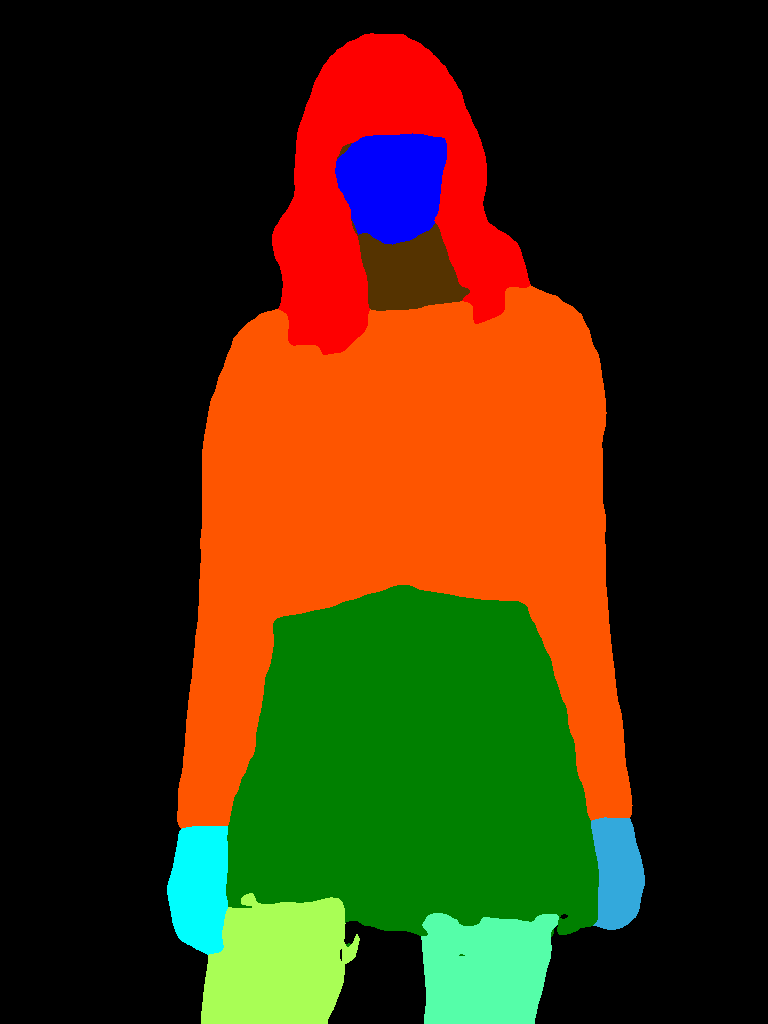
#> input picture person-seg/image_segmentation/human_part_segmentation/output/0.png, 768 x 1024 px
$ python palette.py
#> lines starting #> are read from the running program, lines starting #| are printed output that depends on the picture; after the words box and inside, x2 and y2 are one past the last pixel; in counts of white or black regions, pixels touching at a corner belong together
from PIL import Image
import numpy as np

img0 = Image.open('./output/0.png')
#> img0 is the input picture: PIL image 768x1024 P; mean R, G, B 63.3, 44.7, 11
img1 = Image.open('sample.png')
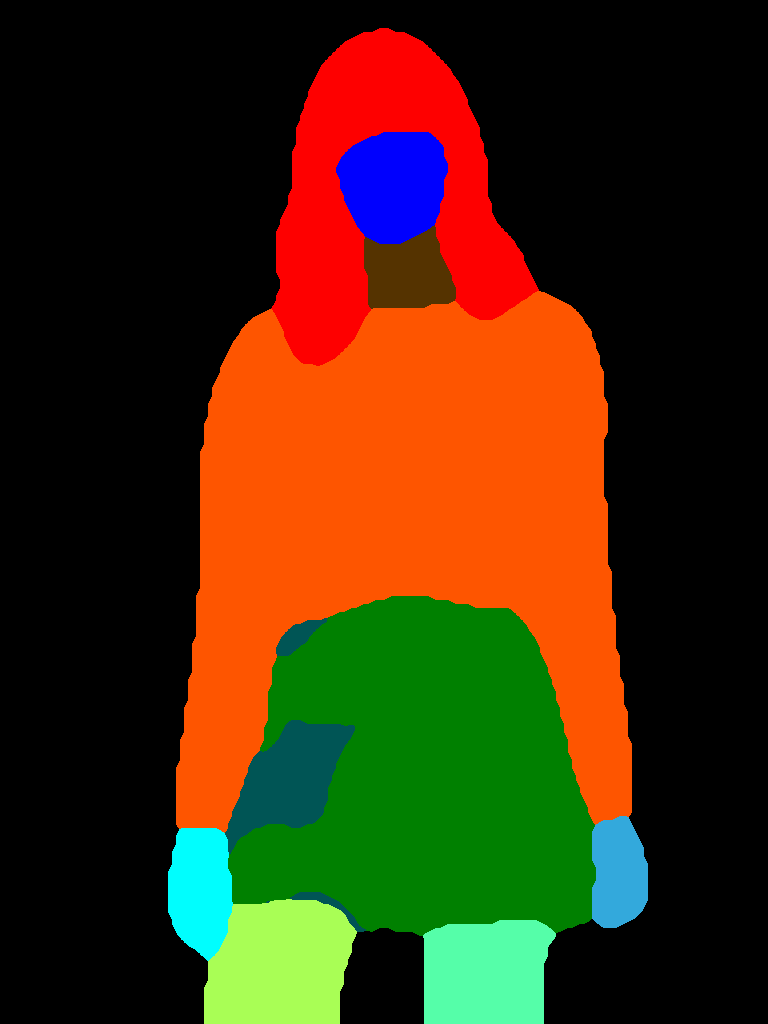
#> input picture person-seg/image_segmentation/human_part_segmentation/sample.png, 768 x 1024 px
#> img1 is the input picture: PIL image 768x1024 P; mean R, G, B 66.1, 44.1, 12.4
width, height = img0.size
#> width = 768; height = 1024

print(width, height)
#| 768 1024

palette11 = img1.getpalette()
#> palette11 = 768 values, max 255 at index 765, min 0 at index 0, mean 133.9
img0.putpalette(palette11)

load0 = img0.load()

for i in range(width):
    for n in range(height):
        if(load0[i, n] == 4):
            load0[i, n] = 5
        elif(load0[i, n] == 5):
            load0[i, n] = 12
        elif(load0[i, n] == 11):
            load0[i, n] = 13
        elif(load0[i, n] == 12):
            load0[i, n] = 16
        elif(load0[i, n] == 13):
            load0[i, n] = 17

img0.save('./output/0.png')
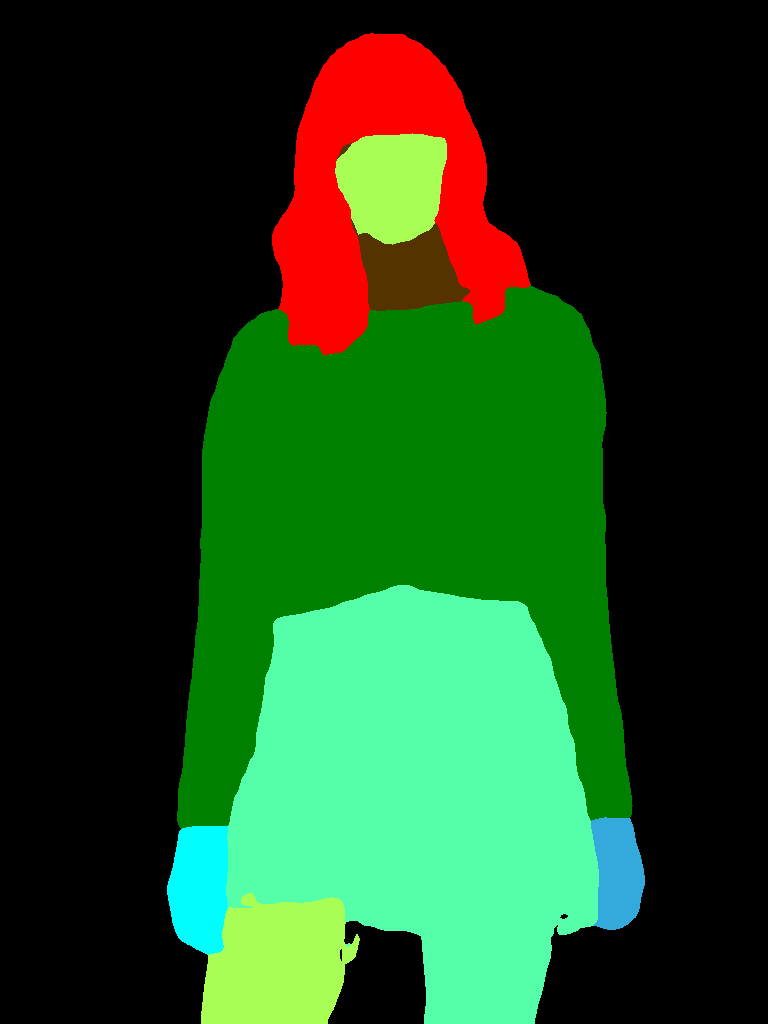
#> saved as 0.png: PIL image 768x1024 P; mean R, G, B 31.2, 71.9, 31


# -------------- add neck by brown color -------------- #
small_face, big_face, real_face = [], [], []      # real = big - small
no_neck_img = Image.open('./output/1.png')        # pixel 13 means face
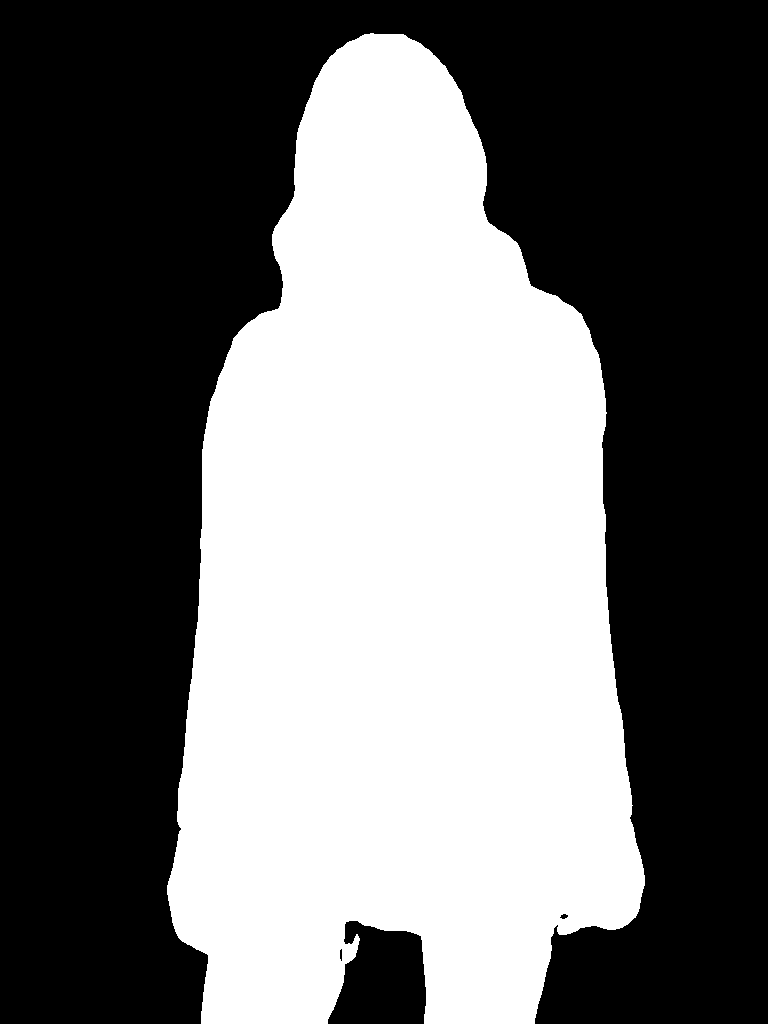
#> input picture person-seg/image_segmentation/human_part_segmentation/output/1.png, 768 x 1024 px
#> no_neck_img is the input picture: PIL image 768x1024 P; 42.8% white; 1 white region, box (x1, y1, x2, y2) and area: (167, 33, 645, 1024) 336708
no_neck_load = no_neck_img.load()
for i in range(width):                          # width = 768
    for n in range(height):                     # height = 1024
        if no_neck_load[i, n] == 13:
            small_face.append([i, n])
#> after the loop, small_face = []


for i in range(width):                          # width = 768
    for n in range(height):                     # height = 1024
        if load0[i, n] == 13:
            big_face.append([i, n])
#> after the loop, big_face = []

for i in big_face:
    if i not in small_face:
        load0[i[0], i[1]] = 10


img0.save('./output/0.png')
#
#
#
#
#
#
# 获取仅有黑白图片,以去掉Mask
for i in range(width):
    for n in range(height):
        if load0[i, n] != 0:
            load0[i, n] = 255
img0.save('./output/1.png')


# [41 lines of commented-out code are left out]
